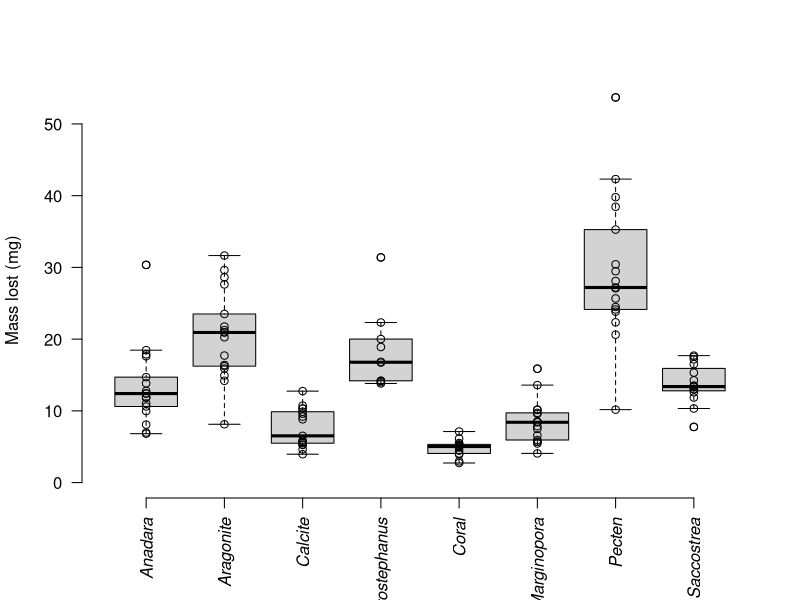
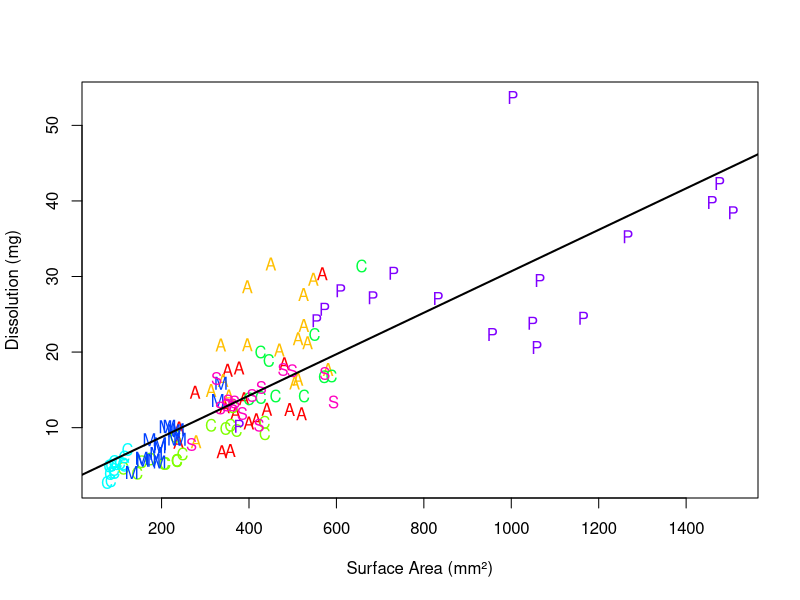
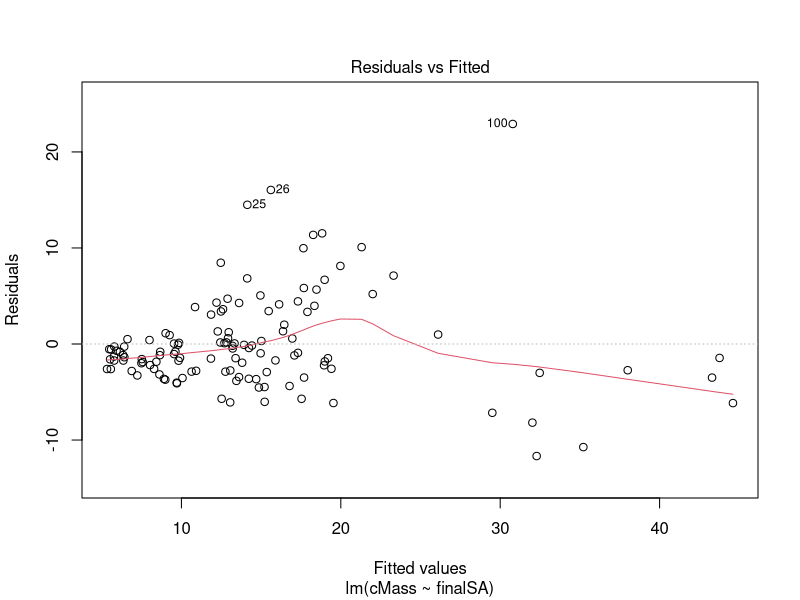
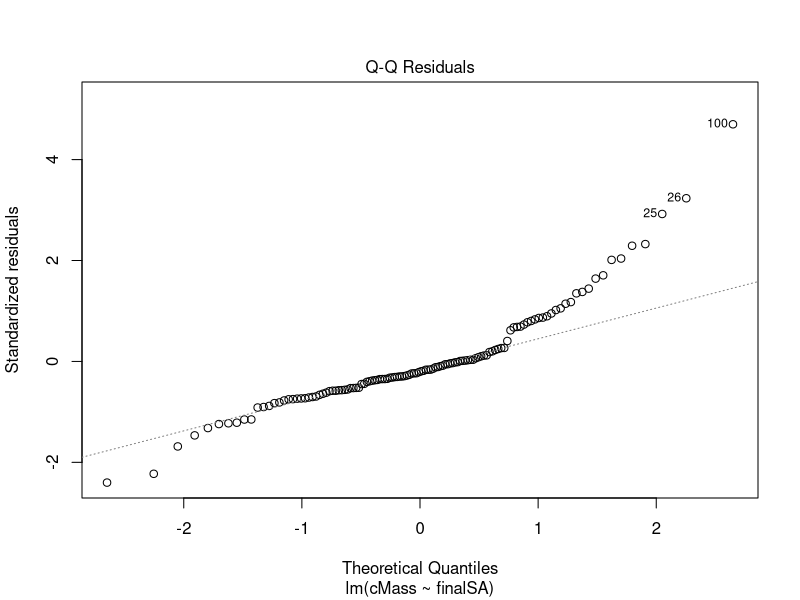
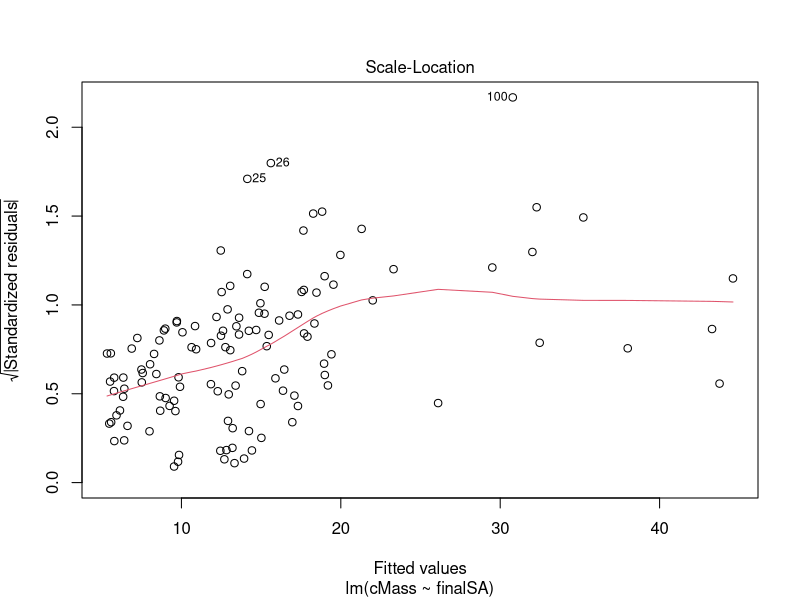
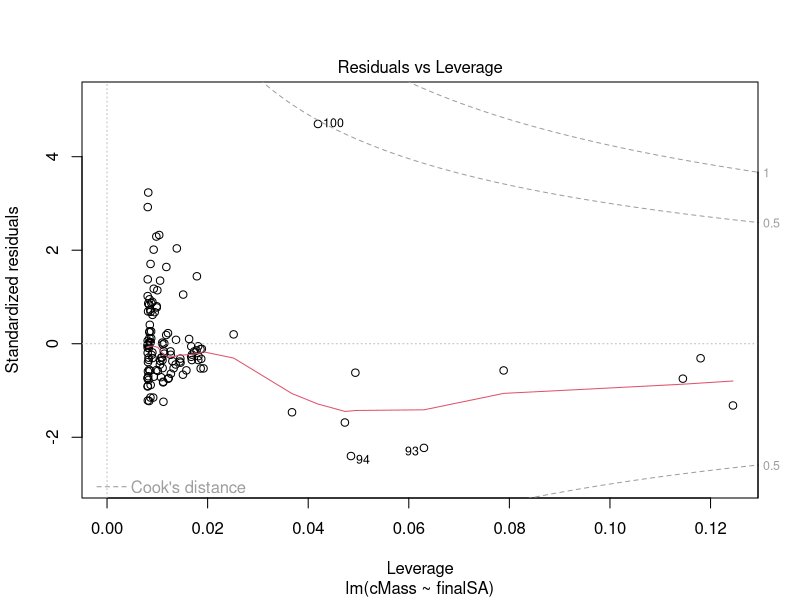
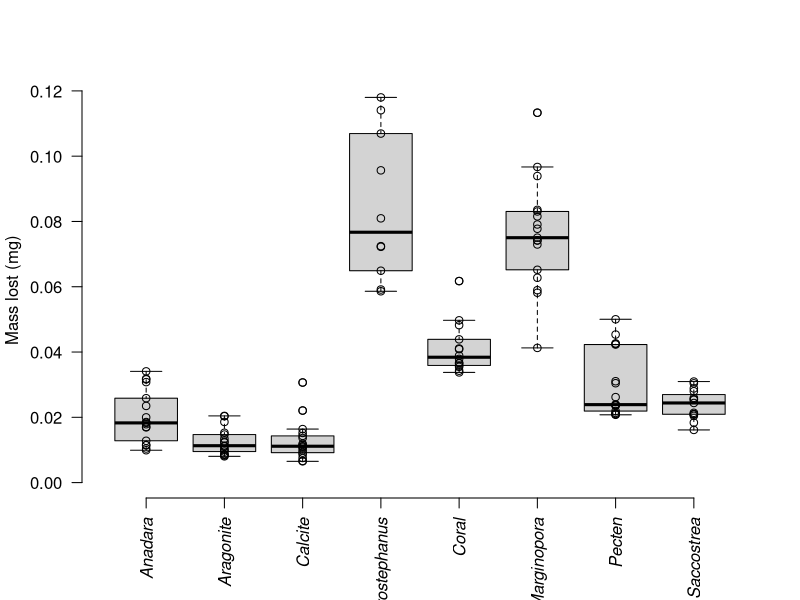
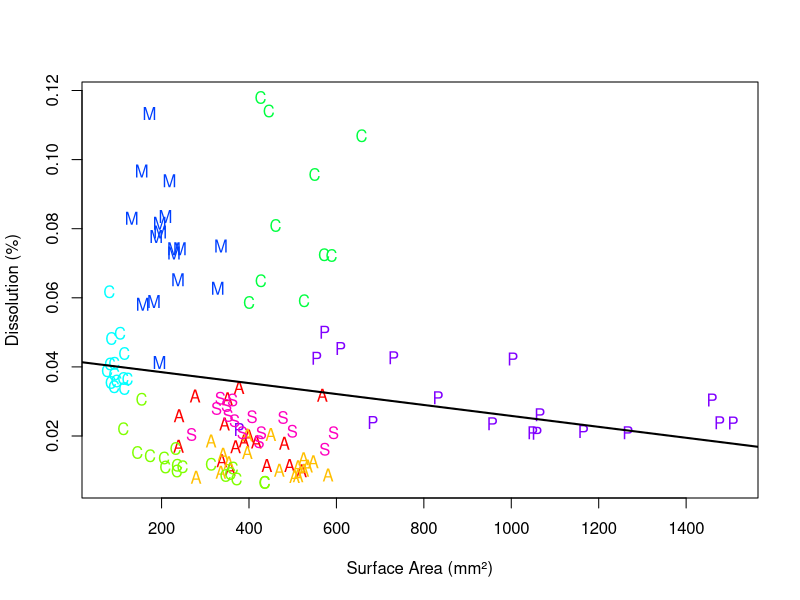

Write R code to recreate these figures, in order.
################################  FILE LICENSE  ################################
#
#	This file is copyright (C) 2024 Mikayla Schmidt
#
#	This program is free software; you can redistribute it and/or modify it 
#	under the terms of version 3 the GNU General Public License as published 
#	by the Free Software Foundation.
#
#	This program is distributed in the hope that it will be useful, but WITHOUT
#	ANY WARRANTY; without even the implied warranty of MERCHANTABILITY or 
#	FITNESS FOR A PARTICULAR PURPOSE.  See the GNU General Public License for 
#	more details.
#
#	To view a copy of the license go to:
#	http://www.gnu.org/licenses/licenses.html#GPL
#	
################################################################################
#0.0 Setup for everything
setwd("C:/Users/micke/OneDrive/Desktop/Ch2 data")
dShell <- read.csv('./Ch2Clean_Expt3.csv')

pData <- dShell
TAXA <- unique(pData$taxon)
pData$taxon <- as.factor(pData$taxon)
taxa <- sort(unique(pData$taxon))
tFont <- rep(3,length(taxa))
tFont[which(taxa == 'Anadara')] <- 1
taxaAbrev <- substring(taxa,0,5)
TAXA2 <- data.frame(taxon=taxa, tFont = tFont, tPoint=substring(taxa,0,1), tAbrev = taxaAbrev, tColor=rainbow(length(taxa)), tLine = 1:length(taxa))
pData<-merge(pData,TAXA2,by='taxon')

#1.0 First, cMass relationships  
#Which is mass lost by taxon 
plot(cMass ~ taxon, data=pData[!is.na(pData$cMass),], ylim=c(0,max(pData$cMass, na.rm=TRUE)), ann=FALSE, axes=FALSE)
points(cMass ~ taxon, data=pData[!is.na(pData$cMass),])
mtext('Mass lost (mg)', side=2, line=3)
axis(2, las=1)
axis(1, at=1:length(taxa), labels=taxa, font=3, cex=0.5, las=2)

#Dissolution by total mass (mg, cMass) relationship to surface area (mm^2)
plot(cMass ~ finalSA, data=pData, xlab='Surface Area (mm\u00b2)', ylab='Dissolution (mg)', col= pData$tColor, pch=substring(pData$taxon, 0, 2))
fit <- lm(cMass~finalSA, data=pData)
co <- coef(fit)
abline(fit, lwd=2)
plot(fit)
summary(fit)


#2.0 Then, looking at pMass relationships
#percent lost by taxon 
plot(pMass ~ taxon, data=pData[!is.na(pData$pMass),], ylim=c(0,max(pData$pMass, na.rm=TRUE)), ann=FALSE, axes=FALSE)
points(pMass ~ taxon, data=pData[!is.na(pData$pMass),])
mtext('Mass lost (mg)', side=2, line=3)
axis(2, las=1)
axis(1, at=1:length(taxa), labels=taxa, font=3, cex=0.5, las=2)

#Dissolution by total mass (mg, cMass) relationship to surface area (mm^2)
plot(pMass ~ finalSA, data=pData, xlab='Surface Area (mm\u00b2)', ylab='Dissolution (%)', col= pData$tColor, pch=substring(pData$taxon, 0, 2))
fit <- lm(pMass~finalSA, data=pData)
co <- coef(fit)
abline(fit, lwd=2)
plot(fit)
summary(fit)


#3.0 now getting into the actual comparison bit - looking at MassSA
plot(massSA ~ taxon, data=pData)
points(massSA ~ taxon, data=pData)
mtext('Mass lost/surface area (mg/mm2)', side=2, line=3)
axis(2, las=1)
axis(1, at=1:length(taxa), labels=taxa, font=3, cex=0.5, las=2) 

#Dissolution by total mass (mg, cMass) relationship to surface area (mm^2)
#Same as seen in this script previously but is related to above massSA calc
plot(cMass ~ finalSA, data=pData, xlab='Surface Area (mm\u00b2)', ylab='Dissolution (mg)', col= pData$tColor, pch=substring(pData$taxon, 0, 2))
fit <- lm(cMass~finalSA, data=pData)
co <- coef(fit)
abline(fit, lwd=2)
plot(fit)
summary(fit)

#BELOW NEEDS EDITING TO MAKE WORK
#4.0 Power analysis to look at how many more specimens needed of each to tell difference
#matrix of t tests
TAXA3 <- data.frame(taxon=taxa)
ttestResult <- data.frame(taxon = TAXA3$taxon, k = 3, n=NA, f=NA, alpha=0.05, deltaMeanDiff = NA, sigmaSD = NA)
subDefault <- pData

#all of means and things needed for matrix of t tests
expMean <- aggregate(subDefault$massSA, by=list(subDefault$taxon),FUN=mean, na.action=na.omit)
expSD <- aggregate(subDefault$massSA, by=list(subDefault$taxon),FUN=sd)
expSDBig <- max(expSD$x)
expMeanMax <- max(expMean$x)
expMeanMin <- min(expMean$x)
expMeanDiff <- expMeanMax - expMeanMin

#longer script to run power analysis of t test for number of specimens needed to discern massSA differences if present
tax <- vector()
res <- vector()
c <- 0

for (a in 1:nrow(expMean)) {
  for (b in a:nrow(expMean)) {
    
    c <- c + 1
    tax[c] <- paste(expMean[a,'x'],expMean[b,'x'])
    
    if (a == b) {
      res[c] <- -99
    } else {
      
      DELTA <- expMean[a,'x'] - expMean[(b),'x']
      SD <- expSD[a,'x']
      if (expSD[(b),'x'] > SD)
        SD <- expSD[(b),'x']
      
      res[c] <- power.t.test(n=NULL,delta=DELTA,sd=SD, sig.level=0.05,power=0.8)$n
      #res[c] <- power.t.test(n=5,delta=DELTA,sd=SD, sig.level=0.05,power=NULL)$power
    }
  }}

dataTrial <- data.frame(comparison=tax, n=round(res))
dataTrial <- dataTrial[(dataTrial$n > 0),]
dataTrial

